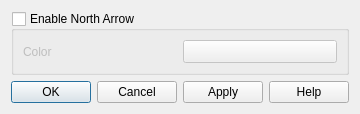
<?xml version="1.0" encoding="UTF-8"?>
<ui version="4.0">
 <class>NorthArrowDialog</class>
 <widget class="QDialog" name="NorthArrowDialog">
  <property name="geometry">
   <rect>
    <x>0</x>
    <y>0</y>
    <width>336</width>
    <height>102</height>
   </rect>
  </property>
  <property name="windowTitle">
   <string>North Arrow</string>
  </property>
  <layout class="QVBoxLayout" name="verticalLayout">
   <item>
    <widget class="QGroupBox" name="groupBox">
     <property name="title">
      <string>Enable North Arrow</string>
     </property>
     <property name="checkable">
      <bool>true</bool>
     </property>
     <property name="checked">
      <bool>false</bool>
     </property>
     <layout class="QGridLayout" name="gridLayout">
      <item row="0" column="0">
       <widget class="QLabel" name="label">
        <property name="text">
         <string>Color</string>
        </property>
       </widget>
      </item>
      <item row="0" column="1">
       <widget class="QgsColorButton" name="colorButton">
        <property name="sizePolicy">
         <sizepolicy hsizetype="Preferred" vsizetype="Fixed">
          <horstretch>0</horstretch>
          <verstretch>0</verstretch>
         </sizepolicy>
        </property>
       </widget>
      </item>
     </layout>
    </widget>
   </item>
   <item>
    <widget class="QDialogButtonBox" name="buttonBox">
     <property name="orientation">
      <enum>Qt::Horizontal</enum>
     </property>
     <property name="standardButtons">
      <set>QDialogButtonBox::Apply|QDialogButtonBox::Cancel|QDialogButtonBox::Help|QDialogButtonBox::Ok</set>
     </property>
    </widget>
   </item>
  </layout>
 </widget>
 <customwidgets>
  <customwidget>
   <class>QgsColorButton</class>
   <extends>QToolButton</extends>
   <header>qgscolorbutton.h</header>
   <container>1</container>
  </customwidget>
 </customwidgets>
 <resources/>
 <connections>
  <connection>
   <sender>buttonBox</sender>
   <signal>accepted()</signal>
   <receiver>NorthArrowDialog</receiver>
   <slot>accept()</slot>
   <hints>
    <hint type="sourcelabel">
     <x>248</x>
     <y>254</y>
    </hint>
    <hint type="destinationlabel">
     <x>157</x>
     <y>274</y>
    </hint>
   </hints>
  </connection>
  <connection>
   <sender>buttonBox</sender>
   <signal>rejected()</signal>
   <receiver>NorthArrowDialog</receiver>
   <slot>reject()</slot>
   <hints>
    <hint type="sourcelabel">
     <x>316</x>
     <y>260</y>
    </hint>
    <hint type="destinationlabel">
     <x>286</x>
     <y>274</y>
    </hint>
   </hints>
  </connection>
 </connections>
</ui>
